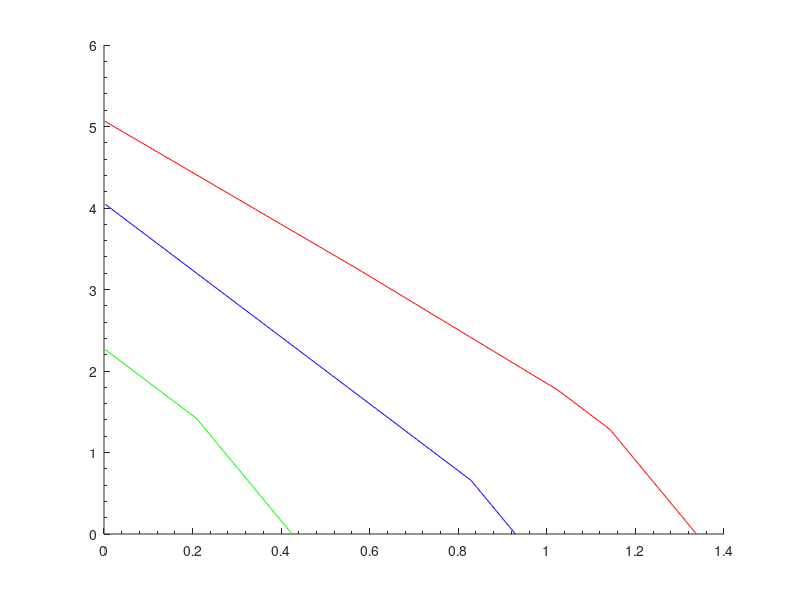

This figure's MATLAB source:
% Load the data -
FA_ECOLI = load('FLUX_ECOLI.dat');
FA_BSUB = load('FLUX_BSUB.dat');
FA_SUPER = load('FLUX_SUPER.dat');

% Make the plots -
hold on;
plot(FA_ECOLI(22,:),FA_ECOLI(20,:),'r');
plot(FA_BSUB(22,:),FA_BSUB(20,:),'b');
plot(FA_SUPER(22,:),FA_SUPER(20,:),'g');
set(gca,'XMinorTick','on','YMinorTick','on')